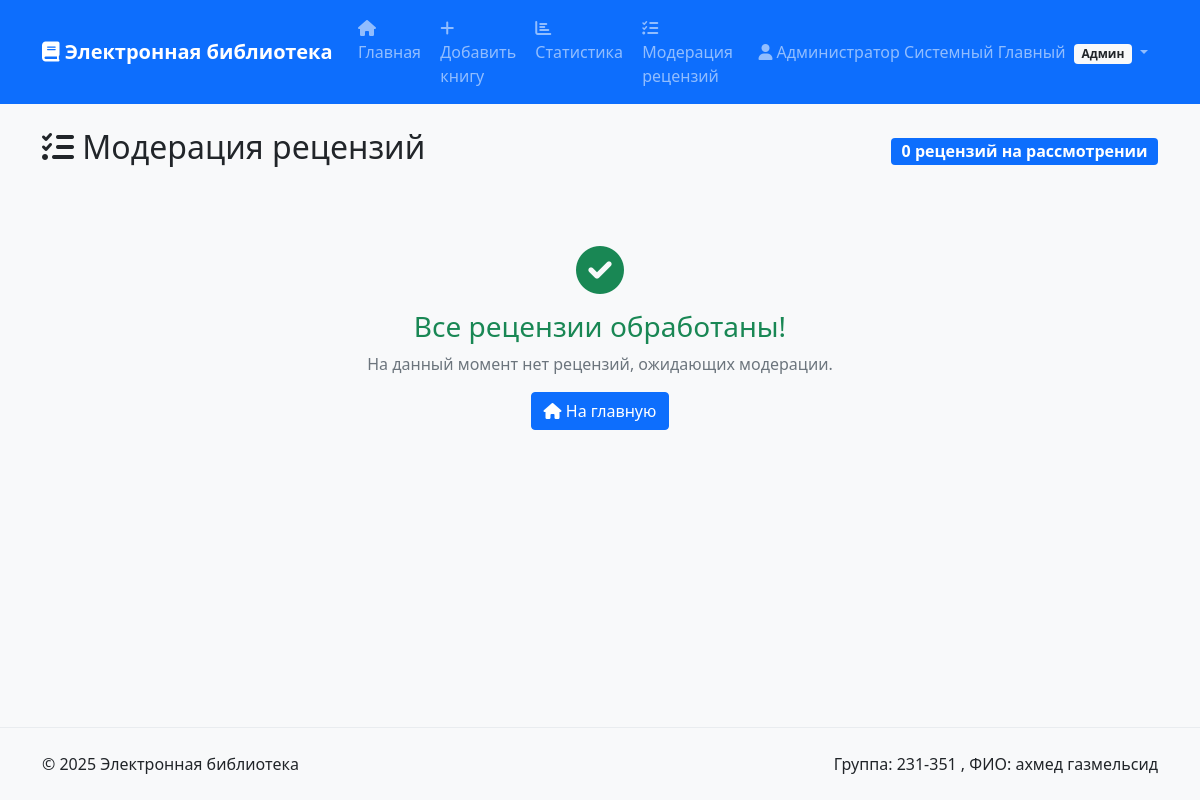
/moderate-reviews (signed in), run on the app's committed database.
### tables this page shows
CREATE TABLE users (
            id INTEGER PRIMARY KEY AUTOINCREMENT,
            login TEXT NOT NULL UNIQUE,
            password_hash TEXT NOT NULL,
            last_name TEXT NOT NULL,
            first_name TEXT NOT NULL,
            middle_name TEXT,
            role_id INTEGER NOT NULL,
            FOREIGN KEY (role_id) REFERENCES roles(id)
        );

### web-exam-main/app.py (the view)
    def decorated_function(*args, **kwargs):
        user = get_current_user()
        if not user or user['role_name'] not in ['administrator', 'moderator']:
            flash('У вас недостаточно прав для выполнения данного действия')
            return redirect(url_for('index'))
        return f(*args, **kwargs)

### web-exam-main/app.py (called while the page is built)
def get_db():
    if 'db' not in g:
        g.db = sqlite3.connect(DATABASE)
        g.db.row_factory = sqlite3.Row
        g.db.execute('PRAGMA foreign_keys = ON')
    return g.db

@app.teardown_appcontext
def close_db_connection(error):
    close_db(error)

def get_current_user():
    if 'user_id' not in session:
        return None
    db = get_db()
    user = db.execute("""
        SELECT u.*, r.name as role_name
        FROM users u
        JOIN roles r ON u.role_id = r.id
        WHERE u.id = ?
    """, (session['user_id'],)).fetchone()
    return user

def login_required(f):
    def decorated_function(*args, **kwargs):
        if 'user_id' not in session:
            flash('Для выполнения данного действия необходимо пройти процедуру аутентификации')
            return redirect(url_for('login'))
        return f(*args, **kwargs)
    decorated_function.__name__ = f.__name__
    return decorated_function

def moderator_required(f):
    def decorated_function(*args, **kwargs):
        user = get_current_user()
        if not user or user['role_name'] not in ['administrator', 'moderator']:
            flash('У вас недостаточно прав для выполнения данного действия')
            return redirect(url_for('index'))
        return f(*args, **kwargs)
    decorated_function.__name__ = f.__name__
    return decorated_function

@app.context_processor
def inject_user():
    return dict(current_user=get_current_user())

### web-exam-main/templates/moderator/reviews.html (shortened to what this page needs)
{% extends "base.html" %}
{% block content %}
<div class="row">
    <div class="col-12">
        <div class="d-flex justify-content-between align-items-center mb-4">
            <h1 class="h2">
                <i class="fas fa-tasks"></i> Модерация рецензий
            </h1>
            <div class="badge bg-primary fs-6">
                {{ total_reviews }} рецензий на рассмотрении
            </div>
        </div>
        {% if reviews %}
            <div class="card">
                <div class="table-responsive">
                    <table class="table table-hover mb-0">
                        <thead class="table-light">
                            <tr>
                                <th>№</th>
                                <th>Книга</th>
                                <th>Автор рецензии</th>
                                <th>Оценка</th>
                                <th>Дата добавления</th>
                                <th>Действия</th>
                            </tr>
                        </thead>
                        <tbody>
                            {% for review in reviews %}
                                <tr>
                                    <td>{{ (page - 1) * 10 + loop.index }}</td>
                                    <td>
                                        <a href="{{ url_for('view_book', book_id=review.book_id) }}"
                                           class="text-decoration-none">
                                            {{ review.book_title }}
                                        </a>
                                    </td>
                                    <td>
                                        {{ review.last_name }} {{ review.first_name }}
                                        {% if review.middle_name %}{{ review.middle_name }}{% endif %}
                                    </td>
                                    <td>
                                        <div class="text-warning">
                                            {% for i in range(1, 6) %}
                                                {% if i <= review.rating %}
                                                    <i class="fas fa-star"></i>
                                                {% else %}
                                                    <i class="far fa-star"></i>
                                                {% endif %}
                                            {% endfor %}
                                        </div>
                                        <small>{{ review.rating }}/5</small>
                                    </td>
                                    <td>
                                        <small>{{ review.created_at }}</small>
                                    </td>
                                    <td>
                                        <a href="{{ url_for('moderate_review', review_id=review.id) }}"
                                           class="btn btn-primary btn-sm">
                                            <i class="fas fa-eye"></i> Рассмотреть
                                        </a>
                                    </td>
                                </tr>
                            {% endfor %}
                        </tbody>
                    </table>
                </div>
            </div>
            {% if total_pages > 1 %}
                <nav aria-label="Навигация по страницам" class="mt-4">
                    <ul class="pagination justify-content-center">
                        {% if has_prev %}
                            <li class="page-item">
                                <a class="page-link" href="{{ url_for('moderate_reviews', page=page-1) }}">
                                    <i class="fas fa-chevron-left"></i> Предыдущая
                                </a>
                            </li>
                        {% endif %}
                        {% for page_num in range(1, total_pages + 1) %}
                            {% if page_num == page %}
                                <li class="page-item active">
                                    <span class="page-link">{{ page_num }}</span>
                                </li>
                            {% else %}
                                <li class="page-item">
                                    <a class="page-link" href="{{ url_for('moderate_reviews', page=page_num) }}">{{ page_num }}</a>
                                </li>
                            {% endif %}
                        {% endfor %}
                        {% if has_next %}
                            <li class="page-item">
                                <a class="page-link" href="{{ url_for('moderate_reviews', page=page+1) }}">
                                    Следующая <i class="fas fa-chevron-right"></i>
                                </a>
                            </li>
                        {% endif %}
                    </ul>
                </nav>
            {% endif %}
        {% else %}
            <div class="text-center py-5">
                <i class="fas fa-check-circle fa-3x text-success mb-3"></i>
                <h3 class="text-success">Все рецензии обработаны!</h3>
                <p class="text-muted">На данный момент нет рецензий, ожидающих модерации.</p>
                <a href="{{ url_for('index') }}" class="btn btn-primary">
                    <i class="fas fa-home"></i> На главную
                </a>
            </div>
        {% endif %}
    </div>
</div>
{% endblock %}

### web-exam-main/templates/base.html (shortened to what this page needs)
<!DOCTYPE html>
<html lang="ru">
<head>
    <link href="https://cdn.jsdelivr.net/npm/bootstrap@5.1.3/dist/css/bootstrap.min.css" rel="stylesheet">
    <link href="https://cdnjs.cloudflare.com/ajax/libs/font-awesome/6.0.0/css/all.min.css" rel="stylesheet">
    <link href="https://cdnjs.cloudflare.com/ajax/libs/easymde/2.18.0/easymde.min.css" rel="stylesheet">
</head>
<body>
    <nav class="navbar navbar-expand-lg navbar-dark bg-primary">
        <div class="container">
            <a class="navbar-brand" href="{{ url_for('index') }}">
                <i class="fas fa-book"></i> Электронная библиотека
            </a>
            <div class="collapse navbar-collapse" id="navbarNav">
                <ul class="navbar-nav me-auto">
                    <li class="nav-item">
                        <a class="nav-link" href="{{ url_for('index') }}">
                            <i class="fas fa-home"></i> Главная
                        </a>
                    </li>
                    {% if current_user %}
                        {% if current_user.role_name == 'administrator' %}
                            <li class="nav-item">
                                <a class="nav-link" href="{{ url_for('add_book') }}">
                                    <i class="fas fa-plus"></i> Добавить книгу
                                </a>
                            </li>
                            <li class="nav-item">
                                <a class="nav-link" href="{{ url_for('statistics') }}">
                                    <i class="fas fa-chart-bar"></i> Статистика
                                </a>
                            </li>
                        {% endif %}
                        {% if current_user.role_name in ['administrator', 'moderator'] %}
                            <li class="nav-item">
                                <a class="nav-link" href="{{ url_for('moderate_reviews') }}">
                                    <i class="fas fa-tasks"></i> Модерация рецензий
                                </a>
                            </li>
                        {% endif %}
                    {% endif %}
                </ul>
                <ul class="navbar-nav">
                    {% if current_user %}
                        <li class="nav-item dropdown">
                            <a class="nav-link dropdown-toggle" href="#" role="button" data-bs-toggle="dropdown">
                                <i class="fas fa-user"></i>
                                {{ current_user.last_name }} {{ current_user.first_name }}
                                {% if current_user.middle_name %}{{ current_user.middle_name }}{% endif %}
                                <span class="badge bg-light text-dark ms-1">
                                    {% if current_user.role_name == 'administrator' %}Админ
                                    {% elif current_user.role_name == 'moderator' %}Модер
                                    {% else %}Польз{% endif %}
                                </span>
                            </a>
                        </li>
                    {% else %}
                        <li class="nav-item">
                            <a class="nav-link" href="{{ url_for('login') }}">
                                <i class="fas fa-sign-in-alt"></i> Войти
                            </a>
                        </li>
                    {% endif %}
                </ul>
            </div>
        </div>
    </nav>
    <main class="container mt-4">
        {% block content %}{% endblock %}
    </main>
    <footer class="bg-light mt-5 py-4">
        <div class="container">
            <div class="row">
                <div class="col-md-6">
                    <p class="mb-0">&copy; 2025 Электронная библиотека</p>
                </div>
                <div class="col-md-6 text-end">
                    <p class="mb-0">Группа: 231-351 , ФИО: ахмед газмельсид</p>
                </div>
            </div>
        </div>
    </footer>
</body>
</html>

### web-exam-main/templates/base.html (style rules this page uses)
body { min-height: 100vh; display: flex; flex-direction: column; background-color: #f8f9fa; }
main { flex: 1; }
.navbar-brand { font-weight: bold; }
.navbar-nav .nav-link { border-radius: 0.25rem; margin: 0 0.1rem; transition: background-color 0.2s ease-in-out; }
footer { margin-top: auto; border-top: 1px solid #e9ecef; }

### data on the page
users: last_name "Администратор", first_name "Системный", middle_name "Главный"

### other printed values
{{ total_reviews }} "0"
